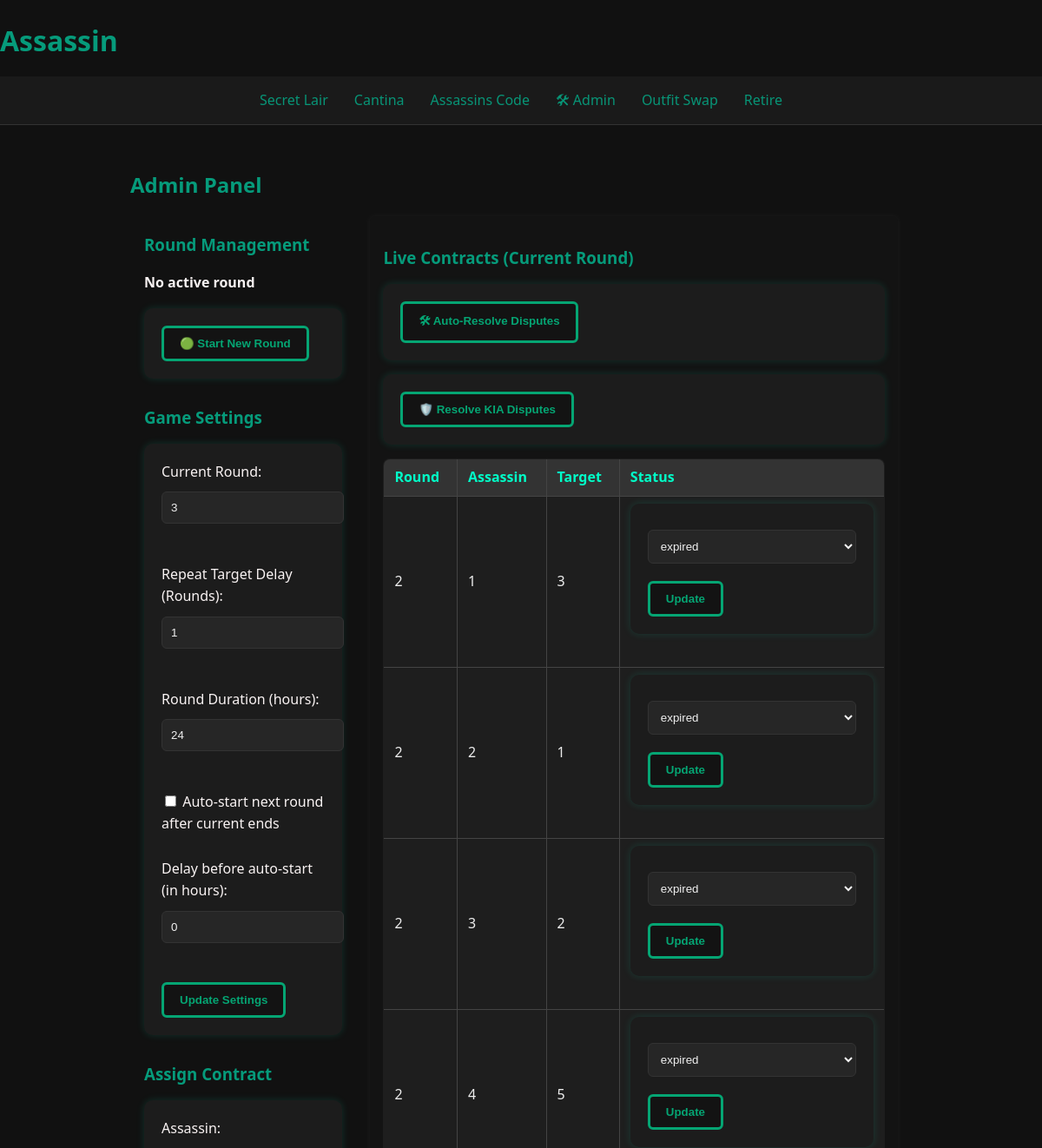
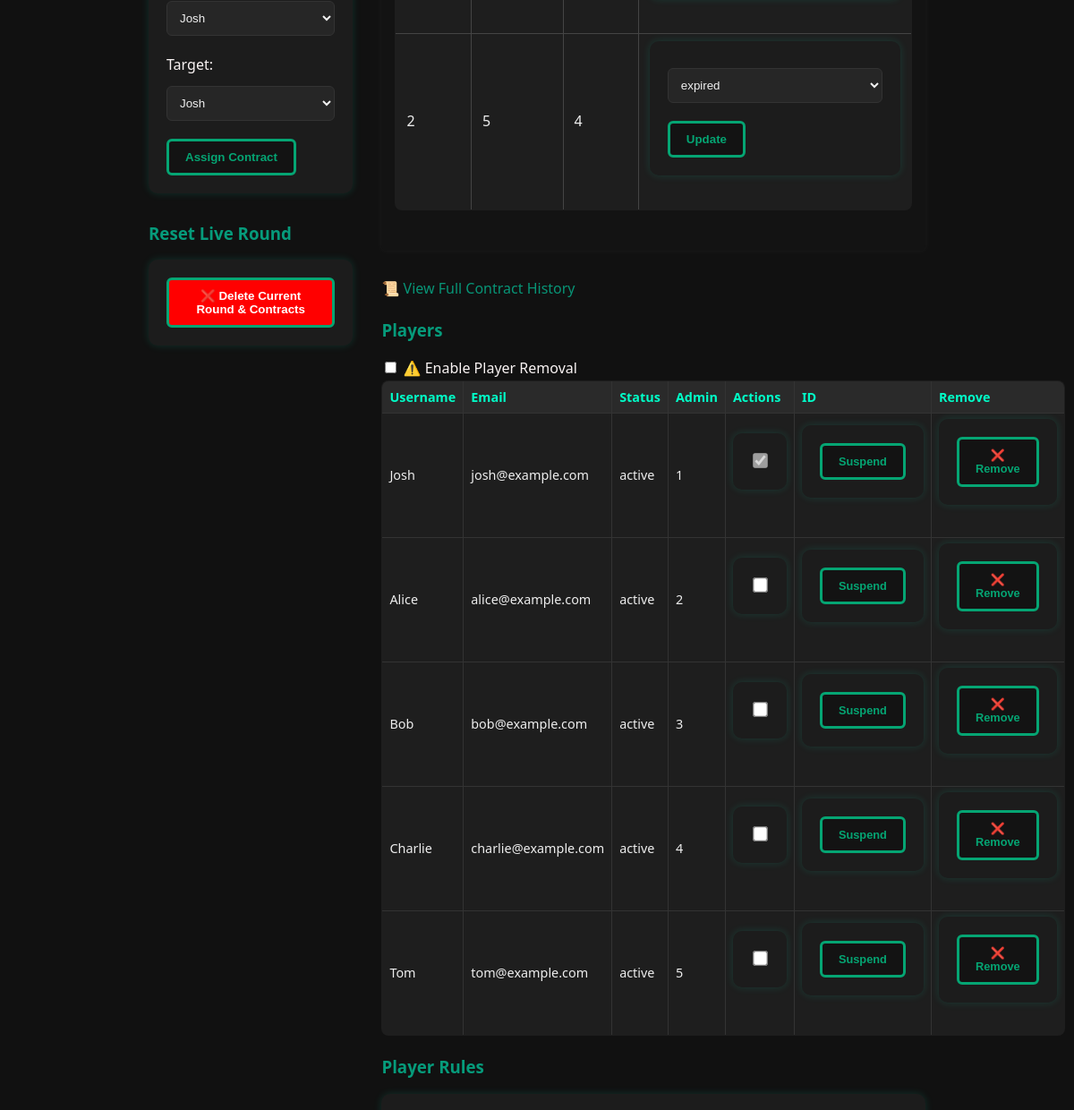
/admin (signed in, upper part), run on an earlier commit of the app's database (2 pictures, top to bottom).
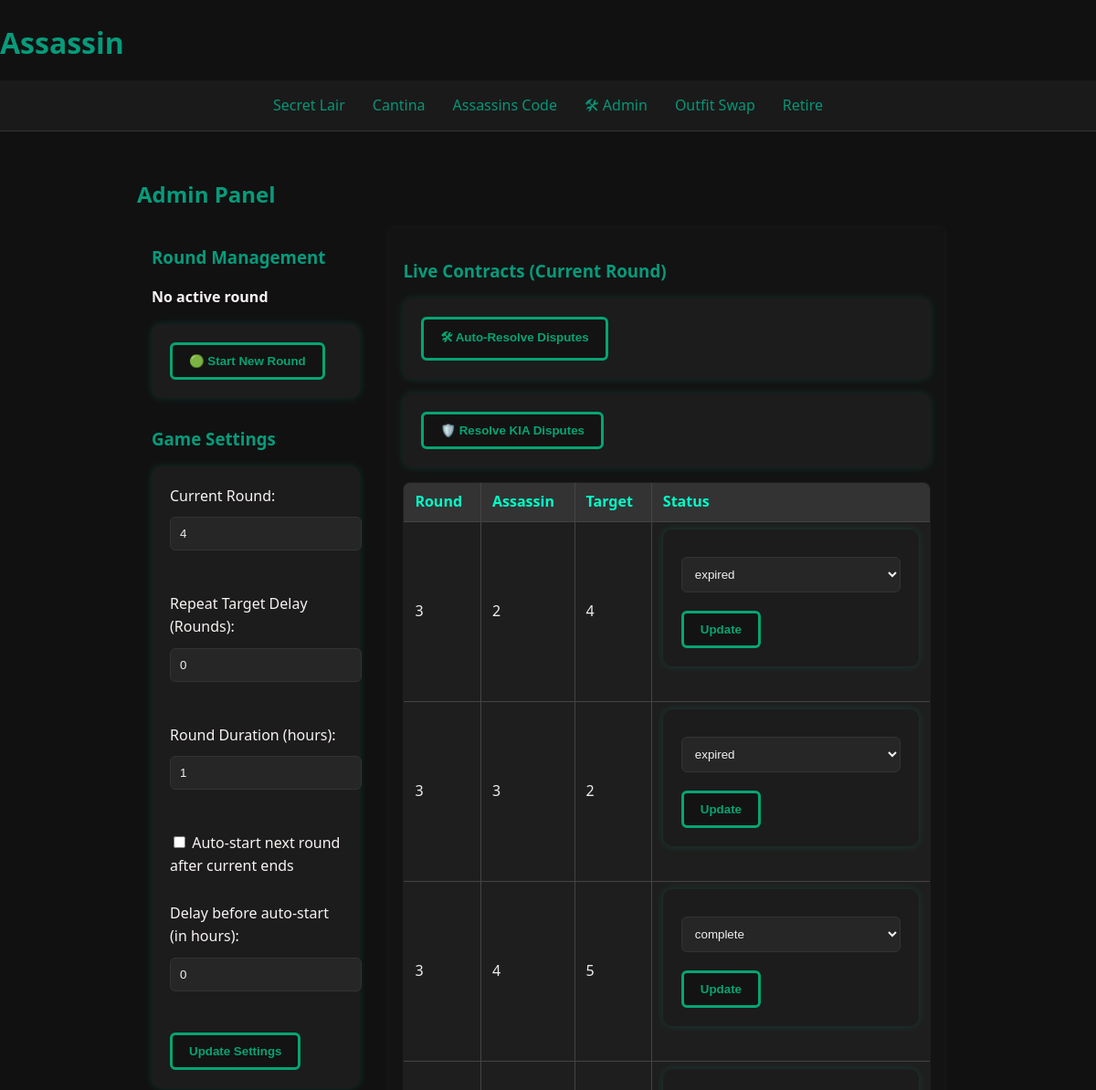
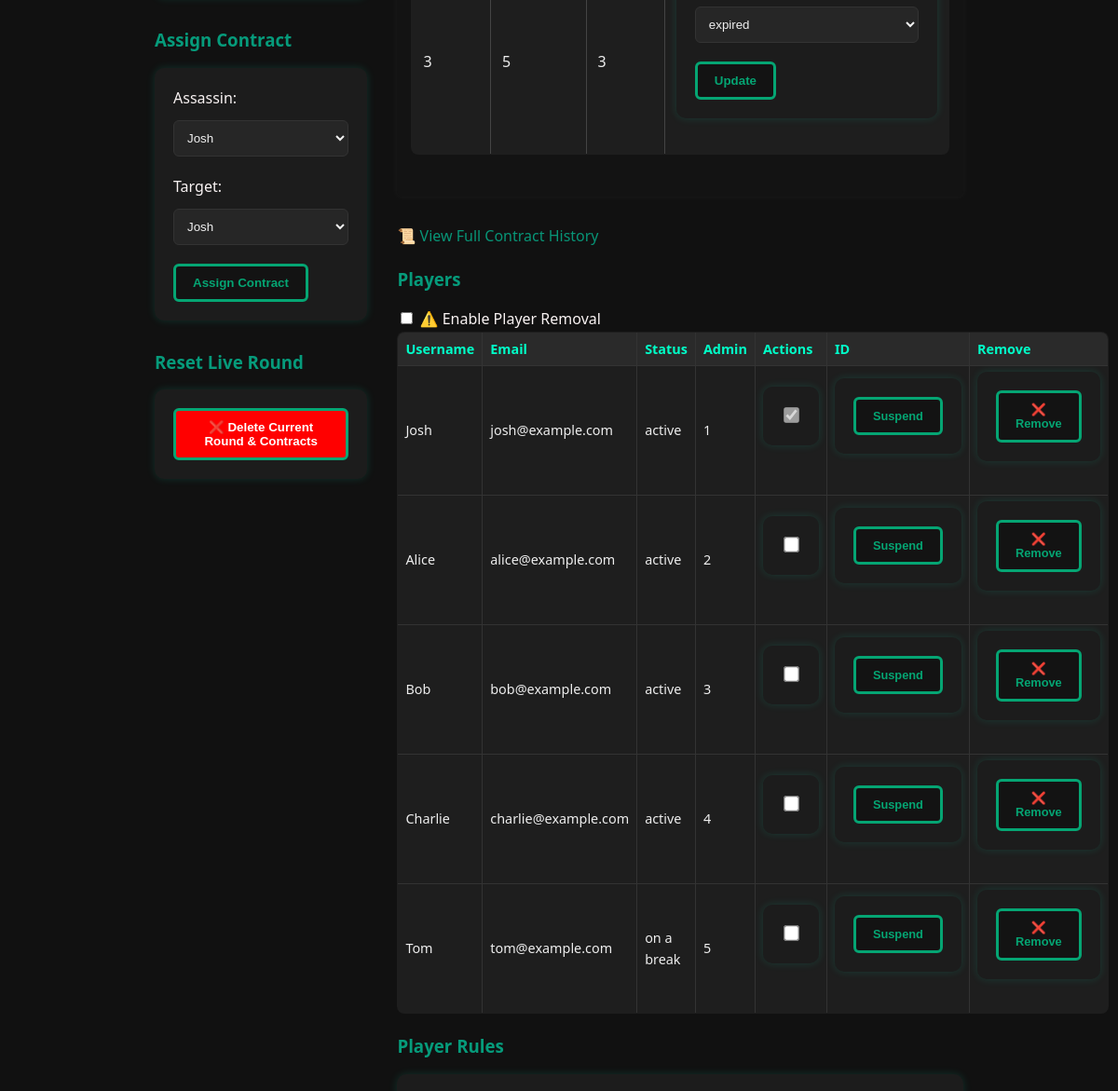
And on a later commit of the database (2 pictures, top to bottom).
### models.py (models this page shows)
class Settings(db.Model):
    id = db.Column(db.Integer, primary_key=True)
    round_duration = db.Column(db.Integer, default=72)
    repeat_target_delay = db.Column(db.Integer, default=1)
    current_round = db.Column(db.Integer, default=1)
    auto_start_next_round = db.Column(db.Boolean, default=False)
    auto_start_delay_hours = db.Column(db.Integer, default=0)
    next_round_start_time = db.Column(db.DateTime, nullable=True)

class Contract(db.Model):
    id = db.Column(db.Integer, primary_key=True)
    assassin_id = db.Column(db.Integer, db.ForeignKey("player.id"))
    target_id = db.Column(db.Integer, db.ForeignKey("player.id"))
    status = db.Column(db.String(50), default="assigned")
    round = db.Column(db.Integer, nullable=False, default=1)
    assassin = db.relationship("Player", foreign_keys=[assassin_id])
    target = db.relationship("Player", foreign_keys=[target_id])

class Player(UserMixin, db.Model):
    id = db.Column(db.Integer, primary_key=True)
    username = db.Column(db.String(80), unique=True, nullable=False)
    email = db.Column(db.String(120), unique=True, nullable=False)
    password = db.Column(db.String(200), nullable=False)
    profile_pic = db.Column(db.String(200), nullable=True)
    status = db.Column(db.String(20), default="active")
    is_admin = db.Column(db.Boolean, default=False)
    can_be_targeted_multiple_times = db.Column(db.Boolean, default=False)
    max_times_targeted = db.Column(db.Integer, default=1)
    can_have_multiple_contracts = db.Column(db.Boolean, default=False)
    max_contracts_per_round = db.Column(db.Integer, default=1)
    untouchable_count = db.Column(db.Integer, default=0)
    times_kia = db.Column(db.Integer, default=0)
    actual_name = db.Column(db.String(120), nullable=True)

### routes.py (the view)
@routes_bp.route("/admin")
@login_required
def admin_panel():
    if not current_user.is_admin:
        return "Unauthorized", 403
    from models import Player, Contract, Round, Settings, MessageBoard
    players = Player.query.all()
    settings = Settings.query.first()
    current_round = Round.query.filter_by(is_active=True).first()
    current_message = MessageBoard.query.order_by(MessageBoard.created_at.desc()).first()
    live_round_number = settings.current_round - 1 if settings else None
    contracts = Contract.query.filter_by(round=live_round_number).all() if live_round_number else []
    return render_template(
        "admin.html",
        players=players,
        contracts=contracts,
        settings=settings,
        current_round=current_round
    )

### auth.py (called while the page is built)
@login_manager.user_loader
def load_user(user_id):
    return Player.query.get(int(user_id))

### templates/admin.html (shortened to what the changed rows need)
{% extends 'base.html' %}
{% block content %}
<h2>Admin Panel</h2>
<div class="home-layout">
  <div class="admin-left">
    <form method="POST" action="{{ url_for('routes.update_settings') }}">
      <label for="current_round">Current Round:</label>
      <input type="number" name="current_round" min="1" value="{{ settings.current_round }}">
      <br><br>
      <label for="repeat_target_delay">Repeat Target Delay (Rounds):</label>
      <input type="number" name="repeat_target_delay" min="0" value="{{ settings.repeat_target_delay }}">
      <br><br>
      <label for="round_duration">Round Duration (hours):</label>
      <input type="number" name="round_duration" min="1" value="{{ settings.round_duration }}">
      <br><br>
      <label>
        <input type="checkbox" name="auto_start_next_round" {% if settings.auto_start_next_round %}checked{% endif %}>
        Auto-start next round after current ends
      </label>
      <br><br>
      <label>
        Delay before auto-start (in hours):
        <input type="number" name="auto_start_delay_hours" min="0" value="{{ settings.auto_start_delay_hours or 0 }}">
      </label>
      <br><br>
      <button type="submit">Update Settings</button>
    </form>
  </div>
  <div class="admin-right">
  <div class="section-block">
  <table border="1">
    <tr>
      <th>Round</th>
      <th>Assassin</th>
      <th>Target</th>
      <th>Status</th>
    </tr>
    {% for contract in contracts %}
      <tr>
        <td>{{ contract.round }}</td>
        <td>{{ contract.assassin.id }}</td>
        <td>{{ contract.target.id }}</td>
        <td>
          <form method="POST" action="{{ url_for('routes.update_contract_status') }}">
            <select name="new_status">
              <option value="complete"     {% if contract.status == 'complete' %}selected{% endif %}>complete</option>
              <option value="expired"      {% if contract.status == 'expired' %}selected{% endif %}>expired</option>
            </select>
            <button type="submit">Update</button>
          </form>
        </td>
      </tr>
    {% endfor %}
  </table>
</div>
<table border="1" class="admin-table">
  <tr>
  <th>Username</th>
  <th>Email</th>
  <th>Status</th>
  <th>Admin</th>
  <th>Actions</th>
  <th>ID</th>
  <th>Remove</th>
</tr>
{% for player in players %}
<tr>
  <td>{{ player.username }}</td>
  <td>{{ player.email }}</td>
  <td>{{ player.status }}</td>
  <td>{{ player.id }}</td>
  <td>
    <form method="POST" action="{{ url_for('routes.toggle_admin') }}">
      <input type="checkbox" name="is_admin"
             onchange="this.form.submit()" {% if player.is_admin %}checked{% endif %}
             {% if player.id == current_user.id %}disabled{% endif %}>
    </form>
  </td>
  <td>
    <form method="POST" action="{{ url_for('routes.toggle_player_status') }}">
      <button type="submit">
        {{ 'Reactivate' if player.status == 'suspended' else 'Suspend' }}
      </button>
    </form>
  </td>
  <td>
    <form method="POST" action="{{ url_for('routes.delete_player', player_id=player.id) }}" class="delete-form">
      <button type="submit" class="delete-btn" disabled onclick="return confirm('Are you sure you want to remove {{ player.username }}?')">
        ❌ Remove
      </button>
    </form>
  </td>
</tr>
{% endfor %}
</table>
{% endblock %}

What changed in the data, as far as the page shows it:
no longer on this page (row edited): Contract: round "2", assassin.id "1", target.id "3", new_status "expired"
no longer on this page (row edited): Contract: round "2", assassin.id "2", target.id "1", new_status "expired"
no longer on this page (row edited): Contract: round "2", assassin.id "3", target.id "2", new_status "expired"
no longer on this page (row edited): Contract: round "2", assassin.id "4", target.id "5", new_status "expired"
no longer on this page (row edited): Contract: round "2", assassin.id "5", target.id "4", new_status "expired"
changed Settings: current_round "3" → "4"; repeat_target_delay "1" → "0"; round_duration "24" → "1"
added Contract: round "3", assassin.id "2", target.id "4", new_status "expired"
added Contract: round "3", assassin.id "3", target.id "2", new_status "expired"
added Contract: round "3", assassin.id "4", target.id "5", new_status "complete"
added Contract: round "3", assassin.id "5", target.id "3", new_status "expired"
changed Player "Tom": status "active" → "on a break"
